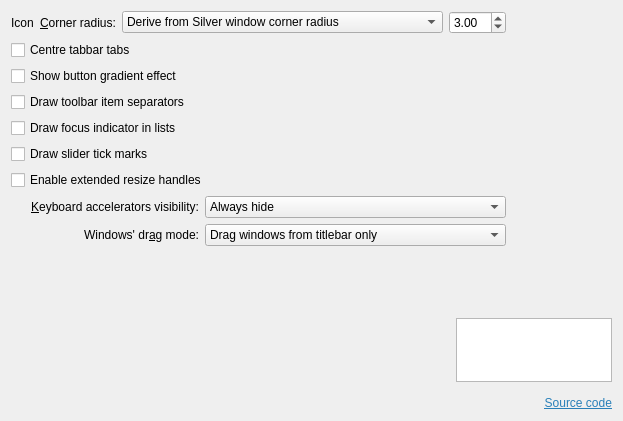
                    <widget class="QWidget" name="tab_General">
                        <attribute name="title">
                            <string>General</string>
                        </attribute>
                        <layout class="QGridLayout" name="gridLayout">
                            <item row="19" column="0" colspan="3">
                                <widget class="QCheckBox" name="_splitterProxyEnabled">
                                    <property name="text">
                                        <string>Enable extended resize handles</string>
                                    </property>
                                </widget>
                            </item>
                            <item row="16" column="0" colspan="2">
                                <widget class="QCheckBox" name="_viewDrawFocusIndicator">
                                    <property name="text">
                                        <string>Draw focus indicator in lists</string>
                                    </property>
                                </widget>
                            </item>
                            <item row="18" column="0" colspan="2">
                                <widget class="QCheckBox" name="_sliderDrawTickMarks">
                                    <property name="text">
                                        <string>Draw slider tick marks</string>
                                    </property>
                                </widget>
                            </item>
                            <item row="20" column="0" colspan="2">
                                <widget class="QLabel" name="_mnemonicsLabel">
                                    <property name="text">
                                        <string>&amp;Keyboard accelerators visibility:</string>
                                    </property>
                                    <property name="alignment">
                                        <set>Qt::AlignmentFlag::AlignRight|Qt::AlignmentFlag::AlignTrailing|Qt::AlignmentFlag::AlignVCenter</set>
                                    </property>
                                    <property name="buddy">
                                        <cstring>_mnemonicsMode</cstring>
                                    </property>
                                </widget>
                            </item>
                            <item row="22" column="0" rowspan="3" colspan="3">
                                <spacer name="verticalSpacer">
                                    <property name="orientation">
                                        <enum>Qt::Orientation::Vertical</enum>
                                    </property>
                                    <property name="sizeHint" stdset="0">
                                        <size>
                                            <width>20</width>
                                            <height>60</height>
                                        </size>
                                    </property>
                                </spacer>
                            </item>
                            <item row="1" column="0" colspan="2">
                                <widget class="QCheckBox" name="_tabBarDrawCenteredTabs">
                                    <property name="text">
                                        <string>Centre tabbar tabs</string>
                                    </property>
                                </widget>
                            </item>
                            <item row="21" column="2" colspan="3">
                                <widget class="QComboBox" name="_windowDragMode">
                                    <property name="sizePolicy">
                                        <sizepolicy hsizetype="Preferred" vsizetype="Fixed">
                                            <horstretch>0</horstretch>
                                            <verstretch>0</verstretch>
                                        </sizepolicy>
                                    </property>
                                    <item>
                                        <property name="text">
                                            <string>Drag windows from titlebar only</string>
                                        </property>
                                    </item>
                                    <item>
                                        <property name="text">
                                            <string>Drag windows from titlebar, menubar and toolbars</string>
                                        </property>
                                    </item>
                                    <item>
                                        <property name="text">
                                            <string>Drag windows from all empty areas</string>
                                        </property>
                                    </item>
                                </widget>
                            </item>
                            <item row="20" column="2" colspan="3">
                                <widget class="QComboBox" name="_mnemonicsMode">
                                    <item>
                                        <property name="text">
                                            <string>Always hide</string>
                                        </property>
                                    </item>
                                    <item>
                                        <property name="text">
                                            <string>Show when Alt key is pressed</string>
                                        </property>
                                    </item>
                                    <item>
                                        <property name="text">
                                            <string>Always show</string>
                                        </property>
                                    </item>
                                </widget>
                            </item>
                            <item row="26" column="0" colspan="6">
                                <layout class="QGridLayout" name="gridLayout_4">
                                    <property name="spacing">
                                        <number>0</number>
                                    </property>
                                    <item row="1" column="0">
                                        <spacer name="horizontalSpacer_3">
                                            <property name="orientation">
                                                <enum>Qt::Orientation::Horizontal</enum>
                                            </property>
                                            <property name="sizeHint" stdset="0">
                                                <size>
                                                    <width>40</width>
                                                    <height>20</height>
                                                </size>
                                            </property>
                                        </spacer>
                                    </item>
                                    <item row="1" column="1">
                                        <widget class="QGraphicsView" name="graphicsView">
                                            <property name="sizePolicy">
                                                <sizepolicy hsizetype="Fixed" vsizetype="Fixed">
                                                    <horstretch>0</horstretch>
                                                    <verstretch>0</verstretch>
                                                </sizepolicy>
                                            </property>
                                            <property name="minimumSize">
                                                <size>
                                                    <width>156</width>
                                                    <height>64</height>
                                                </size>
                                            </property>
                                            <property name="maximumSize">
                                                <size>
                                                    <width>156</width>
                                                    <height>64</height>
                                                </size>
                                            </property>
                                            <property name="baseSize">
                                                <size>
                                                    <width>156</width>
                                                    <height>64</height>
                                                </size>
                                            </property>
                                            <property name="layoutDirection">
                                                <enum>Qt::LayoutDirection::LeftToRight</enum>
                                            </property>
                                            <property name="styleSheet">
                                                <string notr="true">border-image: url(:/images/silver_logo.svg);</string>
                                            </property>
                                            <property name="interactive">
                                                <bool>false</bool>
                                            </property>
                                            <property name="alignment">
                                                <set>Qt::AlignmentFlag::AlignBottom|Qt::AlignmentFlag::AlignRight|Qt::AlignmentFlag::AlignTrailing</set>
                                            </property>
                                            <property name="rubberBandSelectionMode">
                                                <enum>Qt::ItemSelectionMode::IntersectsItemShape</enum>
                                            </property>
                                        </widget>
                                    </item>
                                    <item row="5" column="1">
                                        <layout class="QVBoxLayout" name="verticalLayout_6">
                                            <property name="spacing">
                                                <number>0</number>
                                            </property>
                                            <item>
                                                <widget class="QLabel" name="_version">
                                                    <property name="text">
                                                        <string>&lt;version&gt;</string>
                                                    </property>
                                                    <property name="alignment">
                                                        <set>Qt::AlignmentFlag::AlignBottom|Qt::AlignmentFlag::AlignRight|Qt::AlignmentFlag::AlignTrailing</set>
                                                    </property>
                                                </widget>
                                            </item>
                                            <item>
                                                <widget class="QLabel" name="label_24">
                                                    <property name="text">
                                                        <string>&lt;html&gt;&lt;head/&gt;&lt;body&gt;&lt;p&gt;&lt;a href=&quot;https://github.com/Sonic-DE/silver-theme&quot;&gt;&lt;span style=&quot; text-decoration: underline; color:#2980b9;&quot;&gt;Source code&lt;/span&gt;&lt;/a&gt;&lt;/p&gt;&lt;/body&gt;&lt;/html&gt;</string>
                                                    </property>
                                                    <property name="alignment">
                                                        <set>Qt::AlignmentFlag::AlignRight|Qt::AlignmentFlag::AlignTrailing|Qt::AlignmentFlag::AlignVCenter</set>
                                                    </property>
                                                    <property name="openExternalLinks">
                                                        <bool>true</bool>
                                                    </property>
                                                </widget>
                                            </item>
                                        </layout>
                                    </item>
                                    <item row="0" column="0">
                                        <widget class="QFrame" name="frame">
                                            <property name="frameShape">
                                                <enum>QFrame::Shape::StyledPanel</enum>
                                            </property>
                                            <property name="frameShadow">
                                                <enum>QFrame::Shadow::Raised</enum>
                                            </property>
                                        </widget>
                                    </item>
                                </layout>
                            </item>
                            <item row="11" column="0">
                                <widget class="QCheckBox" name="_buttonGradient">
                                    <property name="text">
                                        <string>Show button gradient effect</string>
                                    </property>
                                </widget>
                            </item>
                            <item row="21" column="0" colspan="2">
                                <widget class="QLabel" name="_windowDragLabel">
                                    <property name="sizePolicy">
                                        <sizepolicy hsizetype="Preferred" vsizetype="Preferred">
                                            <horstretch>0</horstretch>
                                            <verstretch>0</verstretch>
                                        </sizepolicy>
                                    </property>
                                    <property name="text">
                                        <string>Windows' dr&amp;ag mode:</string>
                                    </property>
                                    <property name="alignment">
                                        <set>Qt::AlignmentFlag::AlignRight|Qt::AlignmentFlag::AlignTrailing|Qt::AlignmentFlag::AlignVCenter</set>
                                    </property>
                                    <property name="buddy">
                                        <cstring>_windowDragMode</cstring>
                                    </property>
                                </widget>
                            </item>
                            <item row="12" column="0">
                                <widget class="QCheckBox" name="_toolBarDrawItemSeparator">
                                    <property name="text">
                                        <string>Draw toolbar item separators</string>
                                    </property>
                                </widget>
                            </item>
                            <item row="20" column="5">
                                <spacer name="horizontalSpacer_2">
                                    <property name="orientation">
                                        <enum>Qt::Orientation::Horizontal</enum>
                                    </property>
                                    <property name="sizeHint" stdset="0">
                                        <size>
                                            <width>100</width>
                                            <height>20</height>
                                        </size>
                                    </property>
                                </spacer>
                            </item>
                            <item row="0" column="0" colspan="5">
                                <layout class="QFormLayout" name="formLayout_10">
                                    <item row="0" column="0">
                                        <layout class="QHBoxLayout" name="horizontalLayout_4">
                                            <item>
                                                <widget class="QLabel" name="_cornerRadiusIcon">
                                                    <property name="text">
                                                        <string>Icon</string>
                                                    </property>
                                                </widget>
                                            </item>
                                            <item>
                                                <widget class="QLabel" name="_cornerRadiusLabel">
                                                    <property name="text">
                                                        <string>&amp;Corner radius:</string>
                                                    </property>
                                                    <property name="buddy">
                                                        <cstring>_frameCornerRadius</cstring>
                                                    </property>
                                                </widget>
                                            </item>
                                        </layout>
                                    </item>
                                    <item row="0" column="1">
                                        <layout class="QHBoxLayout" name="horizontalLayout_5">
                                            <item>
                                                <widget class="QComboBox" name="_frameCornerRadius">
                                                    <property name="sizePolicy">
                                                        <sizepolicy hsizetype="Expanding" vsizetype="Fixed">
                                                            <horstretch>0</horstretch>
                                                            <verstretch>0</verstretch>
                                                        </sizepolicy>
                                                    </property>
                                                    <item>
                                                        <property name="text">
                                                            <string>Derive from Silver window corner radius</string>
                                                        </property>
                                                    </item>
                                                    <item>
                                                        <property name="text">
                                                            <string>Custom</string>
                                                        </property>
                                                    </item>
                                                </widget>
                                            </item>
                                            <item>
                                                <widget class="QDoubleSpinBox" name="_frameCustomCornerRadius">
                                                    <property name="decimals">
                                                        <number>2</number>
                                                    </property>
                                                    <property name="maximum">
                                                        <double>14.000000000000000</double>
                                                    </property>
                                                    <property name="singleStep">
                                                        <double>0.100000000000000</double>
                                                    </property>
                                                    <property name="value">
                                                        <double>3.000000000000000</double>
                                                    </property>
                                                </widget>
                                            </item>
                                        </layout>
                                    </item>
                                </layout>
                            </item>
                        </layout>
                    </widget>
